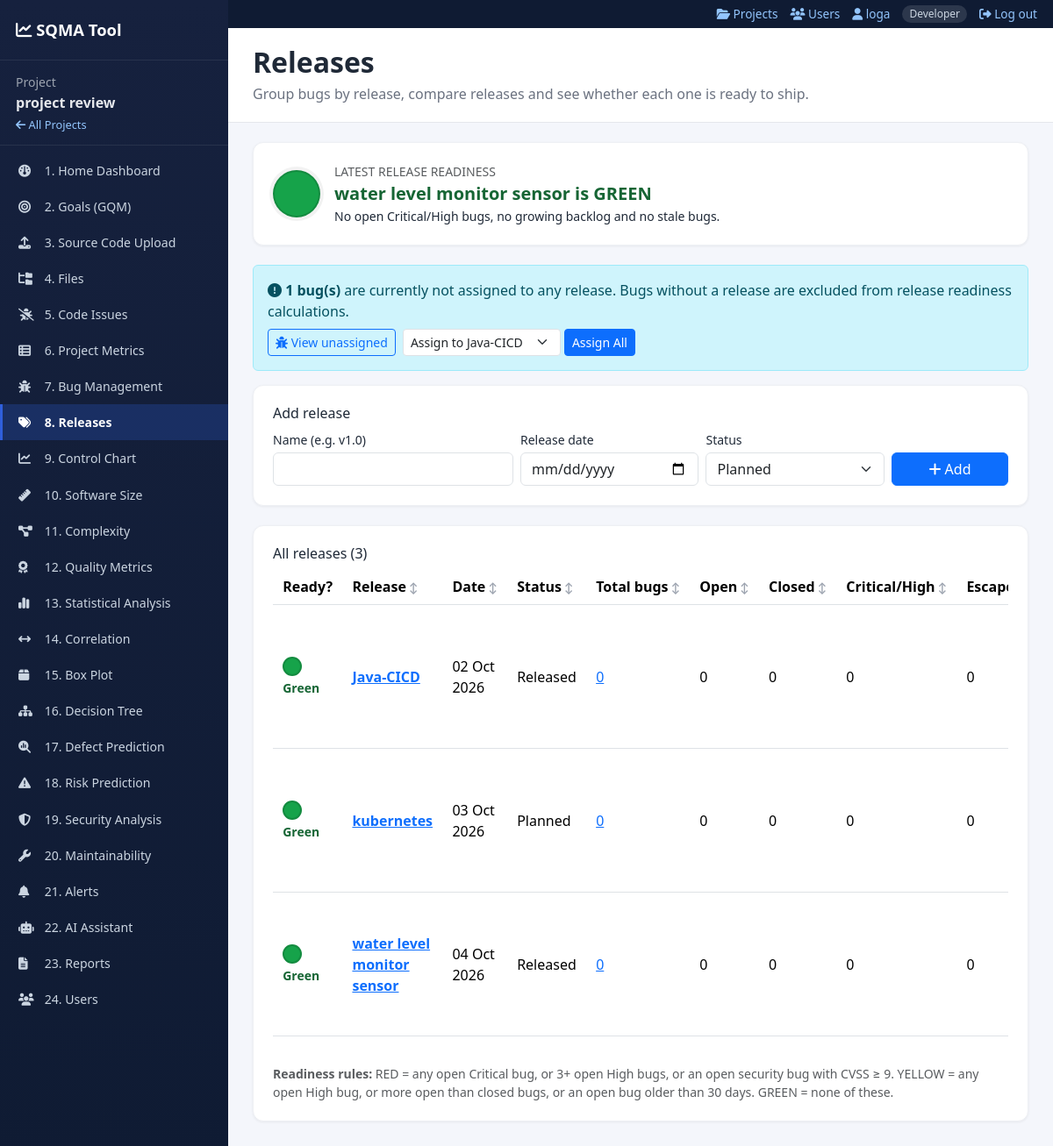
Page /project/2/releases (signed in) on the committed database.
### models.py (models this page shows, shortened)
class Project(db.Model):
    __tablename__ = "project"
    id = db.Column(db.Integer, primary_key=True)
    name = db.Column(db.String(150), nullable=False)
    description = db.Column(db.Text, default="")
    created_at = db.Column(db.DateTime, default=utcnow)
    bugs = db.relationship("Bug", backref="project", cascade="all, delete-orphan")
    chat_messages = db.relationship("ChatMessage", backref="project", cascade="all, delete-orphan")
    releases = db.relationship("Release", backref="project", cascade="all, delete-orphan")
    code_files = db.relationship("CodeFile", backref="project", cascade="all, delete-orphan")
    analysis_runs = db.relationship("AnalysisRun", backref="project", cascade="all, delete-orphan")
    predictions = db.relationship("Prediction", backref="project", cascade="all, delete-orphan")
    alerts = db.relationship("Alert", backref="project", cascade="all, delete-orphan")

class User(db.Model):
    __tablename__ = "user"
    id = db.Column(db.Integer, primary_key=True)
    username = db.Column(db.String(40), unique=True, nullable=False)
    full_name = db.Column(db.String(120), default="")
    email = db.Column(db.String(160), default="")
    password_hash = db.Column(db.String(300), nullable=False)
    role = db.Column(db.String(20), default="Developer")          # Admin / Developer / Tester
    api_token = db.Column(db.String(80), unique=True, nullable=True)
    created_at = db.Column(db.DateTime, default=utcnow)
    @property
    def display_name(self):
        return self.full_name or self.username

class Release(db.Model):
    __tablename__ = "release"
    id = db.Column(db.Integer, primary_key=True)
    project_id = db.Column(db.Integer, db.ForeignKey("project.id"), nullable=False)
    name = db.Column(db.String(60), nullable=False)                # e.g. v1.0
    release_date = db.Column(db.Date, nullable=True)
    status = db.Column(db.String(20), default="Planned")           # Planned / Released
    bugs = db.relationship("Bug", backref="release", foreign_keys="Bug.release_id")

### bugs_views.py (the view, shortened to what this page needs)
@bp.route("/project/<int:project_id>/releases", methods=["GET", "POST"])
def releases(project_id):
    project = _project(project_id)
    rels = sort_releases(Release.query.filter_by(project_id=project_id).all())
    bugs = Bug.query.filter_by(project_id=project_id).all()
    rows = release_table(rels, bugs)
    latest = latest_release(rels)
    latest_row = next((r for r in rows if latest and r["id"] == latest.id), None)
    unassigned_count = sum(1 for b in bugs if b.release_id is None)
    return render_template("releases.html", project=project, rows=rows, latest=latest_row,
                           statuses=RELEASE_STATUSES, active="releases", today=utcnow().date().isoformat(),
                           unassigned_count=unassigned_count)

### templates/releases.html (shortened to what this page needs)
{% extends "base.html" %}
{% macro light(color) %}<span class="ready-light ready-{{ color }}" title="{{ color }}"></span>{% endmacro %}
{% block content %}
<div class="page-header"><h2>Releases</h2>
  <p>Group bugs by release, compare releases and see whether each one is ready to ship.</p></div>
<div class="page-body">
  {% if latest %}
  <div class="panel d-flex align-items-center gap-3">
    <span class="ready-light big ready-{{ latest.readiness.color }}"></span>
    <div><div class="text-muted small text-uppercase">Latest release readiness</div>
      <div class="fs-5 fw-bold ready-text-{{ latest.readiness.color }}">{{ latest.name }} is {{ latest.readiness.color|upper }}</div>
      <div class="small">{{ latest.readiness.reasons|join('; ') }}</div></div>
  </div>
  {% endif %}
  {% if unassigned_count and unassigned_count > 0 %}
  <div class="alert alert-info d-flex justify-content-between align-items-center flex-wrap gap-2 mb-3">
    <div>
      <i class="fa-solid fa-circle-exclamation"></i> <b>{{ unassigned_count }} bug(s)</b> are currently not assigned to any release.
      Bugs without a release are excluded from release readiness calculations.
    </div>
    <div class="d-flex align-items-center gap-2">
      <a href="{{ url_for('bugs.bug_list', project_id=project.id, release='none') }}" class="btn btn-sm btn-outline-primary"><i class="fa-solid fa-bug"></i> View unassigned</a>
      {% if rows %}
      <form method="POST" action="{{ url_for('bugs.assign_unassigned', project_id=project.id) }}" class="d-inline-flex gap-1 align-items-center">
        <select name="target_release_id" class="form-select form-select-sm" style="max-width:180px;">
          {% for r in rows %}<option value="{{ r.id }}">Assign to {{ r.name }}</option>{% endfor %}
        </select>
        <button type="submit" class="btn btn-sm btn-primary">Assign All</button>
      </form>
      {% endif %}
    </div>
  </div>
  {% endif %}
  <div class="panel">
    <h6>Add release</h6>
    <form method="POST" class="row g-2 align-items-end"><input type="hidden" name="csrf_token" value="{{ csrf_token() }}">
      <div class="col-md-4"><label class="form-label small mb-1">Name (e.g. v1.0)</label><input name="name" class="form-control" required maxlength="60"></div>
      <div class="col-md-3"><label class="form-label small mb-1">Release date</label><input type="date" name="release_date" class="form-control"></div>
      <div class="col-md-3"><label class="form-label small mb-1">Status</label><select name="status" class="form-select">{% for s in statuses %}<option>{{ s }}</option>{% endfor %}</select></div>
      <div class="col-md-2"><button class="btn btn-primary w-100"><i class="fa-solid fa-plus"></i> Add</button></div>
    </form>
  </div>
  <div class="panel">
    <h6>All releases ({{ rows|length }})</h6>
    {% if rows %}
    <div class="table-responsive"><table class="table table-sm align-middle sortable">
      <thead><tr><th>Ready?</th><th data-sort="text">Release</th><th data-sort="text">Date</th><th data-sort="text">Status</th><th data-sort="num">Total bugs</th><th data-sort="num">Open</th><th data-sort="num">Closed</th><th data-sort="num">Critical/High</th><th data-sort="num">Escaped</th><th data-sort="num">Escape rate</th><th>Reasons</th><th>Actions</th></tr></thead>
      <tbody>
      {% for r in rows %}
        <tr>
          <td>{{ light(r.readiness.color) }} <span class="small ready-text-{{ r.readiness.color }} fw-bold">{{ r.readiness.color }}</span></td>
          <td><a href="{{ url_for('bugs.bug_list', project_id=project.id, release=r.id) }}" class="fw-bold">{{ r.name }}</a></td>
          <td>{{ r.date.strftime('%d %b %Y') if r.date else '-' }}</td><td>{{ r.status }}</td>
          <td><a href="{{ url_for('bugs.bug_list', project_id=project.id, release=r.id) }}">{{ r.total }}</a></td><td>{{ r.open }}</td><td>{{ r.closed }}</td><td>{{ r.critical_high }}</td><td>{{ r.escaped }}</td><td data-v="{{ r.escape_rate }}">{{ r.escape_rate }}%</td>
        </tr>
      {% endfor %}
      </tbody></table></div>
    {% else %}
    <p class="text-muted small mb-0">No releases yet. Add one above, or load demo bugs in <a href="{{ url_for('bugs.bug_list', project_id=project.id) }}">Bug Management</a> (it creates v1.0, v1.1 and v1.2).</p>
    {% endif %}
    <p class="small text-muted mt-3 mb-0"><b>Readiness rules:</b> RED = any open Critical bug, or 3+ open High bugs, or an open security bug with CVSS &ge; 9. YELLOW = any open High bug, or more open than closed bugs, or an open bug older than 30 days. GREEN = none of these.</p>
  </div>
</div>
{% endblock %}

### templates/base.html (shortened to what this page needs)
<!DOCTYPE html>
<html lang="en">
<head>
<link href="{{ url_for('static', filename='vendor/bootstrap/css/bootstrap.min.css') }}" rel="stylesheet">
<link href="{{ url_for('static', filename='vendor/fontawesome/css/all.min.css') }}" rel="stylesheet">
<link href="{{ url_for('static', filename='css/style.css') }}" rel="stylesheet">
</head>
<body>
<div class="d-flex">
  {% if project %}
  <nav class="sidebar d-print-none">
    <div class="sidebar-brand">
      <i class="fa-solid fa-chart-line"></i> SQMA Tool
    </div>
    <div class="sidebar-project">
      <small>Project</small>
      <div class="fw-bold text-truncate">{{ project.name }}</div>
      <a href="{{ url_for('index') }}" class="small-link"><i class="fa-solid fa-arrow-left"></i> All Projects</a>
    </div>
    <ul class="nav flex-column sidebar-nav">
      <li><a href="{{ url_for('dashboard', project_id=project.id) }}" class="{{ 'active' if active=='dashboard' }}"><i class="fa-solid fa-gauge"></i> 1. Home Dashboard</a></li>
      <li><a href="{{ url_for('goals_page', project_id=project.id) }}" class="{{ 'active' if active=='goals' }}"><i class="fa-solid fa-bullseye"></i> 2. Goals (GQM)</a></li>
      <li><a href="{{ url_for('upload_source', project_id=project.id) }}" class="{{ 'active' if active=='upload' }}"><i class="fa-solid fa-upload"></i> 3. Source Code Upload</a></li>
      <li><a href="{{ url_for('files.files_page', project_id=project.id) }}" class="{{ 'active' if active=='files' }}"><i class="fa-solid fa-folder-tree"></i> 4. Files</a></li>
      <li><a href="{{ url_for('files.issues_page', project_id=project.id) }}" class="{{ 'active' if active=='issues' }}"><i class="fa-solid fa-bug-slash"></i> 5. Code Issues</a></li>
      <li><a href="{{ url_for('files.project_metrics_page', project_id=project.id) }}" class="{{ 'active' if active=='project_metrics' }}"><i class="fa-solid fa-table-list"></i> 6. Project Metrics</a></li>
      <li><a href="{{ url_for('bugs.bug_list', project_id=project.id) }}" class="{{ 'active' if active=='bugs' }}"><i class="fa-solid fa-bug"></i> 7. Bug Management</a></li>
      <li><a href="{{ url_for('bugs.releases', project_id=project.id) }}" class="{{ 'active' if active=='releases' }}"><i class="fa-solid fa-tags"></i> 8. Releases</a></li>
      <li><a href="{{ url_for('control_chart_page', project_id=project.id) }}" class="{{ 'active' if active=='control_chart' }}"><i class="fa-solid fa-chart-line"></i> 9. Control Chart</a></li>
      <li><a href="{{ url_for('size_page', project_id=project.id) }}" class="{{ 'active' if active=='size' }}"><i class="fa-solid fa-ruler"></i> 10. Software Size</a></li>
      <li><a href="{{ url_for('complexity_page', project_id=project.id) }}" class="{{ 'active' if active=='complexity' }}"><i class="fa-solid fa-diagram-project"></i> 11. Complexity</a></li>
      <li><a href="{{ url_for('quality_page', project_id=project.id) }}" class="{{ 'active' if active=='quality' }}"><i class="fa-solid fa-award"></i> 12. Quality Metrics</a></li>
      <li><a href="{{ url_for('statistics_page', project_id=project.id) }}" class="{{ 'active' if active=='statistics' }}"><i class="fa-solid fa-chart-simple"></i> 13. Statistical Analysis</a></li>
      <li><a href="{{ url_for('correlation_page', project_id=project.id) }}" class="{{ 'active' if active=='correlation' }}"><i class="fa-solid fa-arrows-left-right"></i> 14. Correlation</a></li>
      <li><a href="{{ url_for('boxplot_page', project_id=project.id) }}" class="{{ 'active' if active=='boxplot' }}"><i class="fa-solid fa-box"></i> 15. Box Plot</a></li>
      <li><a href="{{ url_for('decision_tree_page', project_id=project.id) }}" class="{{ 'active' if active=='decision_tree' }}"><i class="fa-solid fa-sitemap"></i> 16. Decision Tree</a></li>
      <li><a href="{{ url_for('defect_prediction_page', project_id=project.id) }}" class="{{ 'active' if active=='defect_prediction' }}"><i class="fa-solid fa-magnifying-glass-chart"></i> 17. Defect Prediction</a></li>
      <li><a href="{{ url_for('risk_prediction_page', project_id=project.id) }}" class="{{ 'active' if active=='risk_prediction' }}"><i class="fa-solid fa-triangle-exclamation"></i> 18. Risk Prediction</a></li>
      <li><a href="{{ url_for('security_page', project_id=project.id) }}" class="{{ 'active' if active=='security' }}"><i class="fa-solid fa-shield-halved"></i> 19. Security Analysis</a></li>
      <li><a href="{{ url_for('maintainability_page', project_id=project.id) }}" class="{{ 'active' if active=='maintainability' }}"><i class="fa-solid fa-wrench"></i> 20. Maintainability</a></li>
      <li><a href="{{ url_for('alerts_page', project_id=project.id) }}" class="{{ 'active' if active=='alerts' }}"><i class="fa-solid fa-bell"></i> 21. Alerts</a></li>
      <li><a href="{{ url_for('ai.chat_page', project_id=project.id) }}" class="{{ 'active' if active=='ai' }}"><i class="fa-solid fa-robot"></i> 22. AI Assistant</a></li>
      <li><a href="{{ url_for('report_page', project_id=project.id) }}" class="{{ 'active' if active=='report' }}"><i class="fa-solid fa-file-lines"></i> 23. Reports</a></li>
      <li><a href="{{ url_for('auth.users', project=project.id) }}" class="{{ 'active' if active=='users' }}"><i class="fa-solid fa-users"></i> 24. Users</a></li>
    </ul>
  </nav>
  {% endif %}
  <div class="layout-col">
  {% if current_user %}
  <div class="topbar d-print-none">
    <a href="{{ url_for('index') }}"><i class="fa-solid fa-folder-open"></i> Projects</a>
    <a href="{{ url_for('auth.users') }}"><i class="fa-solid fa-users"></i> Users</a>
    <a href="{{ url_for('auth.profile') }}"><i class="fa-solid fa-user"></i> {{ current_user.display_name }}</a>
    <span class="role-pill">{{ current_user.role }}</span>
    <form method="POST" action="{{ url_for('auth.logout') }}" class="d-inline"><input type="hidden" name="csrf_token" value="{{ csrf_token() }}"><button class="link-btn"><i class="fa-solid fa-right-from-bracket"></i> Log out</button></form>
  </div>
  {% endif %}
  <main class="main-content {% if not project %}full-width{% endif %}">
    {% block content %}{% endblock %}
  </main>
  </div>
</div>
</body>
</html>

### rows in the picture
Project: name "project review"
User: display_name "loga", role "Developer"
Release: name "water level monitor sensor", readiness.color "Green", date "04 Oct 2026", status "Released", total "0", open "0", closed "0", critical_high "0", escaped "0"
Release: readiness.color "Green", name "Java-CICD", date "02 Oct 2026", status "Released", total "0", open "0", closed "0", critical_high "0", escaped "0"
Release: readiness.color "Green", name "kubernetes", date "03 Oct 2026", status "Planned", total "0", open "0", closed "0", critical_high "0", escaped "0"

### other values in the picture
{{ latest.readiness.color|upper }} "GREEN"
{{ latest.readiness.reasons|join('; ') }} "No open Critical/High bugs, no growing backlog and no stale bugs."
{{ unassigned_count }} "1"
{{ rows|length }} "3"
form field status "Planned"
